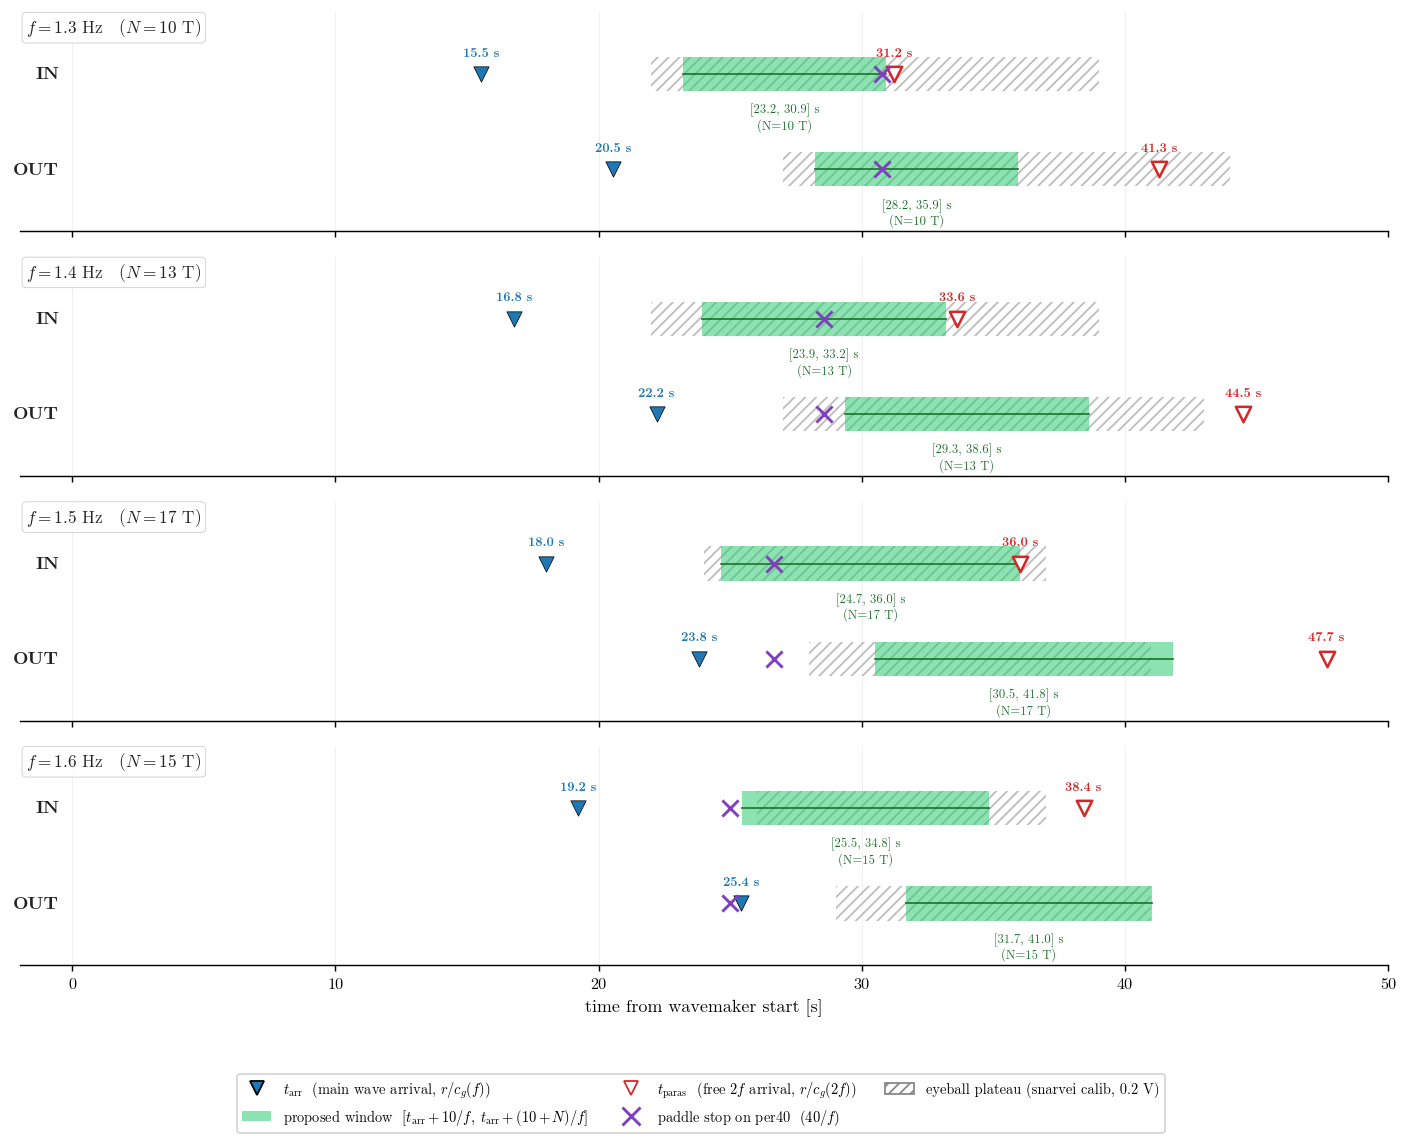

Here is the Python script that generated this plot:
"""
Window-choice proof figure — analytical, no data, all geometry.
================================================================

Single figure: 4 rows (one per thesis frequency: 1.3, 1.4, 1.5, 1.6 Hz),
each row a horizontal time-axis (0 → 50 s) showing two probe lifelines
(IN above, OUT below) with the four physics events marked:

    ▼ t_arr     — main-wave front arrival at probe (r / c_g(f, h))
    █ window    — proposed FFT window [t_arr + 10/f, t_arr + (10+N)/f]
                  N = {10, 13, 17, 15} for f = {1.3, 1.4, 1.5, 1.6} Hz
    ▽ t_paras   — free 2nd-harmonic arrival (r / c_g(2f, h)). Window
                  must end before this for clean spectrum at the probe.
    ╳ paddle    — wavemaker stop time on per40 runs (40/f)

The figure makes three claims visible at a glance:
    1. Window starts ≥ 10T after t_arr           (H&G stable region)
    2. Window ends ≤ t_paras                      (no parasitic 2f)
    3. Window length N(f) is the maximum allowed by the binding pair —
       parasitic-at-IN at low f, per40-ringdown-at-OUT at high f.

The eyeball-measured plateau end (from analysis_scratch/snarvei_eyeballing.md)
is shown as a soft hash band, confirming the window also lives inside the
empirical plateau.

Outputs (scratch only):
    analysis_scratch/window_proof_figure.pdf
    analysis_scratch/window_proof_figure.png

Run from repo root:
    /opt/anaconda3/envs/draumkvedet/bin/python analysis_scratch/window_proof_figure.py
"""

import sys
from pathlib import Path
import matplotlib

matplotlib.use("Agg")
import matplotlib.pyplot as plt
from matplotlib.lines import Line2D
from matplotlib.patches import Patch

BASE = Path(__file__).resolve().parent.parent
sys.path.insert(0, str(BASE))

import os
os.chdir(BASE)

from wavescripts.constants import c_group, HG
from wavescripts.plot_utils import apply_thesis_style

apply_thesis_style()


# ── Config ──────────────────────────────────────────────────────────────
THESIS_FREQS    = [1.3, 1.4, 1.5, 1.6]
N_OFFSET        = 10
N_LENGTH_LOOKUP = {1.3: 10, 1.4: 13, 1.5: 17, 1.6: 15}

PROBES = [
    ("IN",  9.373),
    ("OUT", 12.400),
]
TANK_DEPTH_M = HG.TANK_DEPTH_M
PER40_PERIODS = 40   # paddle-stop = 40/f for per40 runs

# Eyeball plateau ends from analysis_scratch/snarvei_eyeballing.md (Day 1, 0.2 V):
EYEBALL_END_S = {
    "IN":  {1.3: 39.0, 1.4: 39.0, 1.5: 37.0, 1.6: 37.0},
    "OUT": {1.3: 44.0, 1.4: 43.0, 1.5: 41.0, 1.6: 41.0},
}
# Eyeball plateau STARTS (the "first part of train" arrival the user calibrated)
EYEBALL_START_S = {
    "IN":  {1.3: 22.0, 1.4: 22.0, 1.5: 24.0, 1.6: 26.0},
    "OUT": {1.3: 27.0, 1.4: 27.0, 1.5: 28.0, 1.6: 29.0},
}

X_MAX_S = 50.0

# Colours (consistent with rest of CH04)
COL_WIN     = "#2ECC71"   # green  — proposed FFT window
COL_ARRIVAL = "#1F77B4"   # blue   — main-wave arrival
COL_PARAS   = "#D62728"   # red    — parasitic 2f arrival
COL_PSTOP   = "#7F3FBF"   # purple — per40 paddle stop
COL_EYE     = "#888888"   # grey   — eyeball plateau band

OUT_PDF = Path(__file__).parent / "window_proof_figure.pdf"
OUT_PNG = Path(__file__).parent / "window_proof_figure.png"


# ── Geometry helpers ────────────────────────────────────────────────────
def t_arr_at(r_m: float, f: float) -> float:
    return r_m / c_group(f, TANK_DEPTH_M)

def t_paras_at(r_m: float, f: float) -> float:
    return r_m / c_group(2.0 * f, TANK_DEPTH_M)


# ── Figure ──────────────────────────────────────────────────────────────
fig, axes = plt.subplots(len(THESIS_FREQS), 1,
                         figsize=(11, 8.8), sharex=True)

ROW_Y_IN  = 1.0
ROW_Y_OUT = 0.0

for ax, f in zip(axes, THESIS_FREQS):
    N = N_LENGTH_LOOKUP[f]
    pad_stop_s = PER40_PERIODS / f

    for row_y, (label, r_m) in zip((ROW_Y_IN, ROW_Y_OUT), PROBES):
        t_arr   = t_arr_at(r_m, f)
        t_paras = t_paras_at(r_m, f)
        win_start = t_arr + N_OFFSET / f
        win_end   = t_arr + (N_OFFSET + N) / f

        # Eyeball plateau band (soft grey hash)
        eb_start = EYEBALL_START_S[label][f]
        eb_end   = EYEBALL_END_S[label][f]
        ax.fill_between([eb_start, eb_end], row_y - 0.18, row_y + 0.18,
                        facecolor="none", edgecolor=COL_EYE,
                        hatch="////", lw=0.0, alpha=0.55, zorder=1)

        # Proposed FFT window (green filled)
        ax.fill_between([win_start, win_end], row_y - 0.18, row_y + 0.18,
                        color=COL_WIN, alpha=0.55, lw=0, zorder=3)
        ax.plot([win_start, win_end], [row_y, row_y],
                color="#1A6E2A", lw=1.0, alpha=0.9, zorder=4)

        # t_arr marker (▼ filled blue)
        ax.scatter([t_arr], [row_y], marker="v", s=72, color=COL_ARRIVAL,
                   edgecolor="black", lw=0.4, zorder=5)
        # t_paras marker (▽ open red)
        ax.scatter([t_paras], [row_y], marker="v", s=72,
                   facecolor="white", edgecolor=COL_PARAS, lw=1.4, zorder=5)
        # paddle stop (×, purple) — only inside x-range
        if pad_stop_s <= X_MAX_S:
            ax.scatter([pad_stop_s], [row_y], marker="x", s=80,
                       color=COL_PSTOP, lw=1.6, zorder=5)

        # Annotations on the timeline (above the row)
        ax.annotate(f"{t_arr:.1f} s", xy=(t_arr, row_y),
                    xytext=(0, 10), textcoords="offset points",
                    ha="center", fontsize=7, color=COL_ARRIVAL,
                    fontweight="bold")
        ax.annotate(f"{t_paras:.1f} s", xy=(t_paras, row_y),
                    xytext=(0, 10), textcoords="offset points",
                    ha="center", fontsize=7, color=COL_PARAS,
                    fontweight="bold")
        ax.annotate(f"[{win_start:.1f}, {win_end:.1f}] s\n(N={N} T)",
                    xy=(0.5*(win_start + win_end), row_y - 0.20),
                    xytext=(0, -20), textcoords="offset points",
                    ha="center", fontsize=7, color="#1A6E2A")

        # Probe label on the left
        ax.text(-0.5, row_y, label, fontsize=10, fontweight="bold",
                ha="right", va="center", color="#222")

    # Title-like text in upper-left for the panel (kept empty per project rule;
    # replace by the user later)
    ax.text(0.005, 0.98, f"$f = {f}$ Hz   ($N = {N}$ T)",
            transform=ax.transAxes,
            ha="left", va="top", fontsize=9.5, color="#222",
            bbox=dict(boxstyle="round,pad=0.25", fc="white", ec="#bbb",
                      alpha=0.85, lw=0.4))

    ax.set_ylim(-0.65, 1.65)
    ax.set_xlim(-2.0, X_MAX_S)
    ax.set_yticks([])
    ax.spines["left"].set_visible(False)
    ax.spines["right"].set_visible(False)
    ax.spines["top"].set_visible(False)
    ax.grid(True, axis="x", alpha=0.25, lw=0.4)

axes[-1].set_xlabel("time from wavemaker start [s]", fontsize=10)
fig.suptitle("", fontsize=11)

# Single legend at the bottom
legend_handles = [
    Line2D([], [], marker="v", linestyle="",
           markersize=8, markerfacecolor=COL_ARRIVAL,
           markeredgecolor="black", label=r"$t_\mathrm{arr}$  (main wave arrival, $r/c_g(f)$)"),
    Patch(facecolor=COL_WIN, alpha=0.55,
          label=r"proposed window  $[t_\mathrm{arr}+10/f,\;t_\mathrm{arr}+(10+N)/f]$"),
    Line2D([], [], marker="v", linestyle="",
           markersize=8, markerfacecolor="white",
           markeredgecolor=COL_PARAS,
           label=r"$t_\mathrm{paras}$  (free 2$f$ arrival, $r/c_g(2f)$)"),
    Line2D([], [], marker="x", linestyle="", markersize=10,
           color=COL_PSTOP, markeredgewidth=1.6,
           label=r"paddle stop on per40  ($40/f$)"),
    Patch(facecolor="white", edgecolor=COL_EYE, hatch="////",
          label="eyeball plateau (snarvei calib, 0.2 V)"),
]
fig.legend(handles=legend_handles, loc="lower center", ncol=3,
           fontsize=8, bbox_to_anchor=(0.5, -0.02), frameon=True)

fig.tight_layout(rect=[0, 0.07, 1, 1])
fig.savefig(OUT_PDF, bbox_inches="tight")
fig.savefig(OUT_PNG, dpi=130, bbox_inches="tight")
plt.close(fig)
print(f"saved → {OUT_PDF.relative_to(BASE)}")
print(f"        {OUT_PNG.relative_to(BASE)}")
